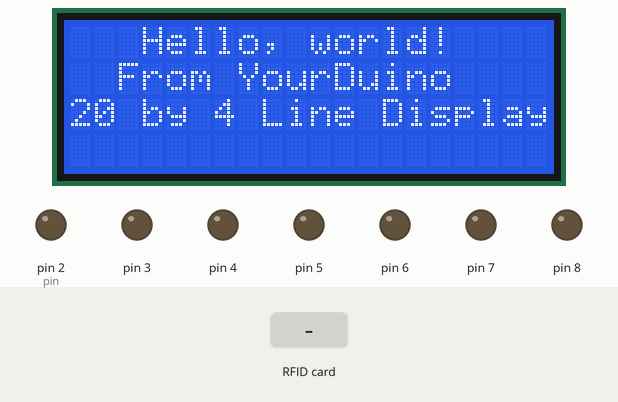
The sketch below on a simulated Arduino Uno, built with avr-gcc and run on an emulated ATmega328P. On the bench: 20×4 character LCD, output pins drawn as LEDs (lit = HIGH). Inputs (shaded band) come from the test bench. Random numbers use the default seed unless the sketch sets one; pins used as bus, display or sensor lines are not drawn.

Above: at 3.7 s.
At 14.9 s:
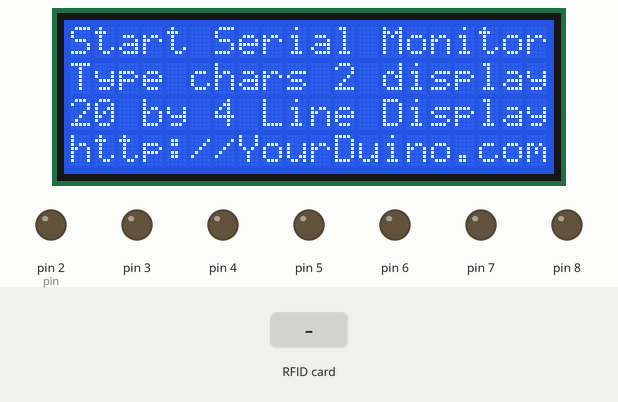
15.0 s: RFID card 5E 7A 19 C4 held to the reader
At 15.8 s:
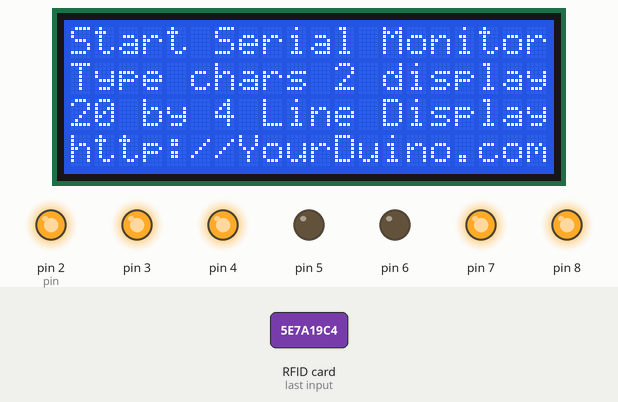
16.9 s: RFID card 5E 7A 19 C4 held to the reader
At 18.3 s:
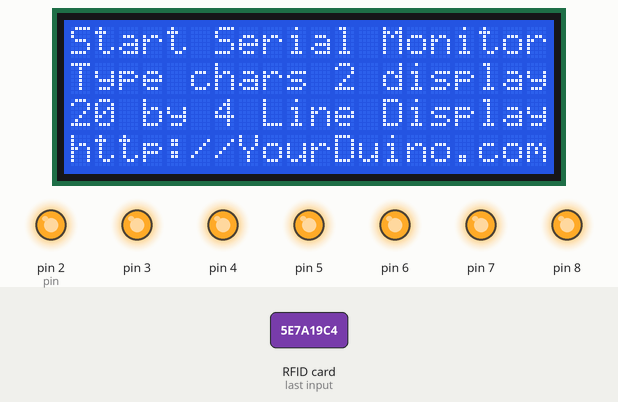
Timing chart, 0 to 19.9 s (numbered marks = the images above; inputs shaded):
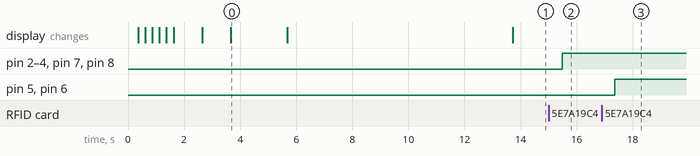

Measured:
- after the input at 15.0 s, pin 2 (pin), pin 3, pin 4, pin 7, pin 8: LOW → HIGH after 0.49 s
- after the input at 16.9 s, pin 5, pin 6: LOW → HIGH after 0.45 s
- what the display in image 0 shows lasts 2.0 s, from 3.7 s to 5.7 s

The sketch:

eweek_demo_new.ino
```cpp
// (licence header left out)
// Define the LED digit patters, from 0 - 9
// Note that these patterns are for common cathode displays
// For common anode displays, change the 1's to 0's and 0's to 1's
// 1 = LED on, 0 = LED off, in this order:
//                                    Arduino pin: 2,3,4,5,6,7,8
#include <SPI.h>
#include <MFRC522.h>
#include <Wire.h>
#include <LiquidCrystal_I2C.h>

#define SS_PIN 10
#define RST_PIN 9
MFRC522 mfrc522(SS_PIN, RST_PIN);	// Create MFRC522 instance.
byte seven_seg_digits[11][7] = { { 1,1,1,1,1,1,0 },  // = 0
                                 { 0,1,1,0,0,0,0 },  // = 1
                                 { 1,1,0,1,1,0,1 },  // = 2
                                 { 1,1,1,1,0,0,1 },  // = 3
                                 { 0,1,1,0,0,1,1 },  // = 4
                                 { 1,0,1,1,0,1,1 },  // = 5
                                 { 1,0,1,1,1,1,1 },  // = 6
                                 { 1,1,1,0,0,0,0 },  // = 7
                                 { 1,1,1,1,1,1,1 },  // = 8
                                 { 1,1,1,0,0,1,1 },  // = 9
                                 { 0,0,0,0,0,0,0 },  // = off
                                 };
boolean stopped = false;
int randomnum = 0;

LiquidCrystal_I2C lcd(0x27, 2, 1, 0, 4, 5, 6, 7, 3, POSITIVE);

void setup() {
  pinMode(2, OUTPUT);
  pinMode(3, OUTPUT);
  pinMode(4, OUTPUT);
  pinMode(5, OUTPUT);
  pinMode(6, OUTPUT);
  pinMode(7, OUTPUT);
  pinMode(8, OUTPUT);
  pinMode(9, OUTPUT);
  writeDot(0);  // start with the "dot" off
  Serial.begin(9600);
  SPI.begin();		// Init SPI bus
  mfrc522.PCD_Init();	// Init MFRC522 card


  lcd.begin(20,4);         // initialize the lcd for 20 chars 4 lines, turn on backlight

// ------- Quick 3 blinks of backlight  -------------
  for(int i = 0; i< 3; i++)
  {
    lcd.backlight();
    delay(250);
    lcd.noBacklight();
    delay(250);
  }
  lcd.backlight(); // finish with backlight on

  //-------- Write characters on the display ------------------
  // NOTE: Cursor Position: Lines and Characters start at 0
  lcd.setCursor(3,0); //Start at character 4 on line 0
  lcd.print("Hello, world!");
  delay(1000);
  lcd.setCursor(2,1);
  lcd.print("From YourDuino");
  delay(1000);
  lcd.setCursor(0,2);
  lcd.print("20 by 4 Line Display");
  lcd.setCursor(0,3);
  delay(2000);
  lcd.print("http://YourDuino.com");
  delay(8000);
  // Wait and then tell user they can start the Serial Monitor and type in characters to
  // Display. (Set Serial Monitor option to "No Line Ending")
  lcd.setCursor(0,0); //Start at character 0 on line 0
  lcd.print("Start Serial Monitor");
  lcd.setCursor(0,1);
  lcd.print("Type chars 2 display");
}

void writeDot(byte dot) {
  digitalWrite(9, dot);
}

void sevenSegWrite(byte digit) {
  byte pin = 2;
  for (byte segCount = 0; segCount < 7; ++segCount) {
    digitalWrite(pin, seven_seg_digits[digit][segCount]);
    ++pin;
  }
}

void loop() {
  if (randomnum==0 && !mfrc522.PICC_IsNewCardPresent()) {
    sevenSegWrite(10);
  } else {
    if (!stopped) {
      randomnum = random(1,10);
      stopped = true;
    } else {
      if (mfrc522.PICC_IsNewCardPresent()) {
        stopped = false;
      }
      else sevenSegWrite(randomnum);
    }
  }
  delay(25);


  // when characters arrive over the serial port...
  /*if (Serial.available()) {
    // wait a bit for the entire message to arrive
    delay(100);
    // clear the screen
    lcd.clear();
    // read all the available characters
    while (Serial.available() > 0) {
      // display each character to the LCD
      lcd.write(Serial.read());
    }
  }*/
}
```
